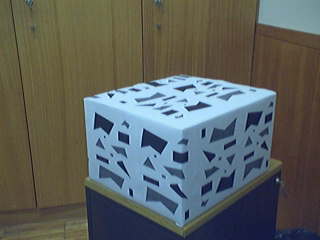
#> input picture imgs/img01.png, 320 x 240 px
$ python fast.py
#> lines starting #> are read from the running program, lines starting #| are printed output that depends on the picture
import numpy as np
import cv2 as cv
from matplotlib import pyplot as plt
img = cv.imread('imgs/img01.png', cv.IMREAD_GRAYSCALE) # `<opencv_root>/samples/data/blox.jpg`
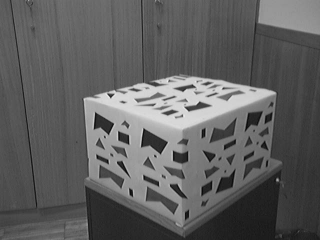
#> img: shape (240, 320); min 9, max 233, mean 95.3
# Initiate FAST object with default values
fast = cv.FastFeatureDetector.create(threshold=300)
# find and draw the keypoints
kp = fast.detect(img,None)
#> kp = 201 keypoints; strongest (x, y, size): (110, 96, 7), (223, 88, 7), (199, 102, 7), (108, 133, 7)
img2 = cv.drawKeypoints(img, kp, None, color=(255,0,0))
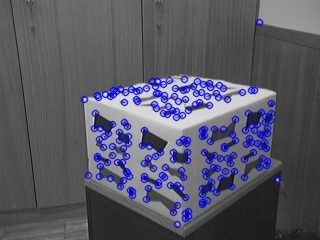
#> img2: shape (240, 320, 3); mean of channels 0, 1, 2 102.2, 88.3, 88.3; drawn as B, G, R
# Print all default params
print( "Threshold: {}".format(fast.getThreshold()) )
print( "nonmaxSuppression:{}".format(fast.getNonmaxSuppression()) )
print( "neighborhood: {}".format(fast.getType()) )
print( "Total Keypoints with nonmaxSuppression: {}".format(len(kp)) )
#| Total Keypoints with nonmaxSuppression: 201
cv.imwrite('fast_true.png', img2)
# Disable nonmaxSuppression
fast.setNonmaxSuppression(0)
kp = fast.detect(img, None)
#> kp = 905 keypoints; strongest (x, y, size): (259, 20, 7), (258, 21, 7), (258, 22, 7), (259, 22, 7)
print( "Total Keypoints without nonmaxSuppression: {}".format(len(kp)) )
#| Total Keypoints without nonmaxSuppression: 905
img3 = cv.drawKeypoints(img, kp, None, color=(255,0,0))
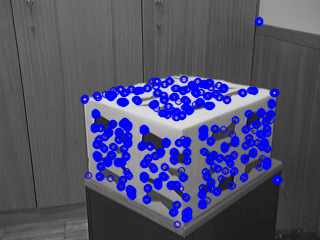
#> img3: shape (240, 320, 3); mean of channels 0, 1, 2 110.1, 80.2, 80.2; drawn as B, G, R
cv.imwrite('fast_false.png', img3)
